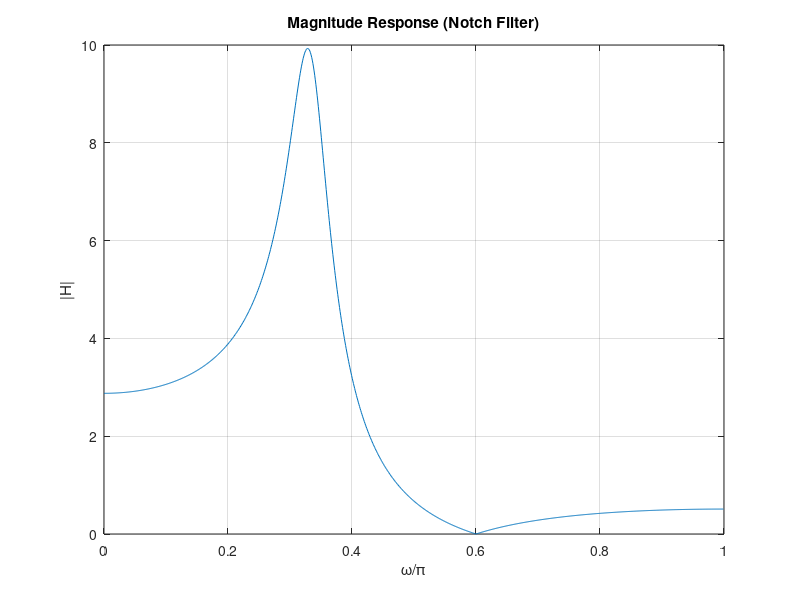
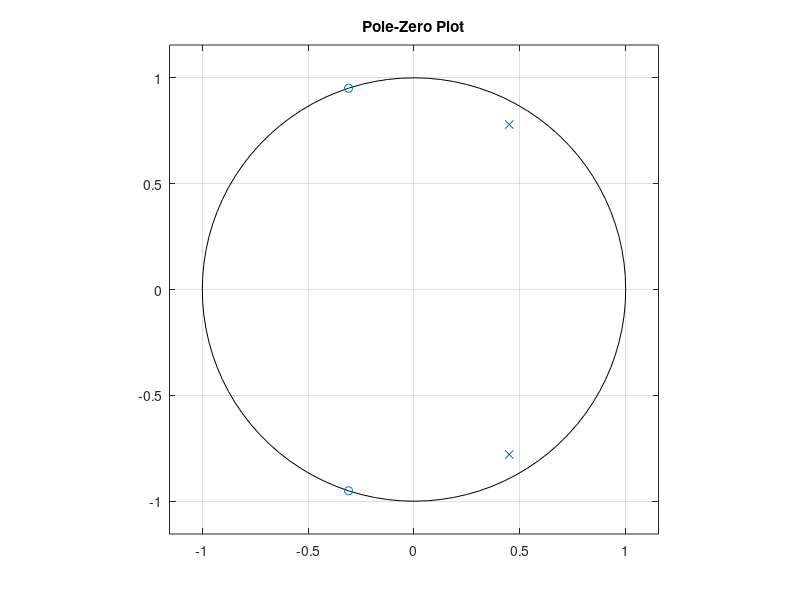

Write the MATLAB code that produced these figures, in order.
% Problem 5
b = [1 -2*cos(0.6*pi) 1];
a = [1 -0.9 0.81];

[H,w] = freqz(b,a,1024);

figure;
plot(w/pi, abs(H));
grid on;
title('Magnitude Response (Notch Filter)');
xlabel('\omega/\pi'); ylabel('|H|');

figure;
zplane(b,a);
title('Pole-Zero Plot');
